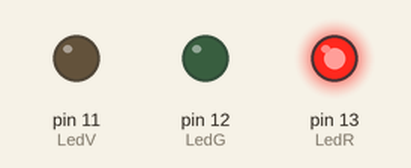
This sketch was run on a simulated Arduino Uno, built with avr-gcc and run on an emulated ATmega328P. Parts: output pins drawn as LEDs (lit = HIGH).

Above: at 2.2 s.
At 6.0 s:
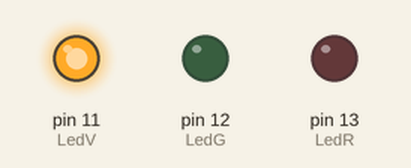
At 8.2 s:
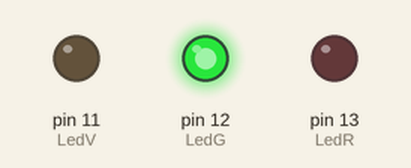
Timing chart, 0 to 11.7 s (numbered marks = the images above):
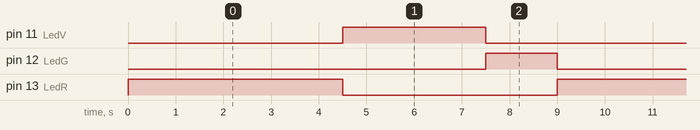

Measured:
- by itself, pin 11 (LedV): alternates HIGH for 3.0 s and LOW for 6.0 s
- by itself, pin 12 (LedG): alternates HIGH for 1.5 s and LOW for 7.5 s
- by itself, pin 13 (LedR): alternates HIGH for 4.5 s and LOW for 4.5 s

The sketch:

1ArduinoUNO.ino
```cpp
int LedR = 13;
int LedG = 12;
int LedV = 11;

void setup(){
	pinMode(LedR,OUTPUT);
  	pinMode(LedG,OUTPUT);
  	pinMode(LedV,OUTPUT);
}

void loop(){
  digitalWrite(LedR,HIGH);
  delay(4500);
  digitalWrite(LedR,LOW);
  digitalWrite(LedV,HIGH);
  delay(3000);
  digitalWrite(LedV,LOW);
  digitalWrite(LedG,HIGH);
  delay(1500);
  digitalWrite(LedG,LOW);
}
```
